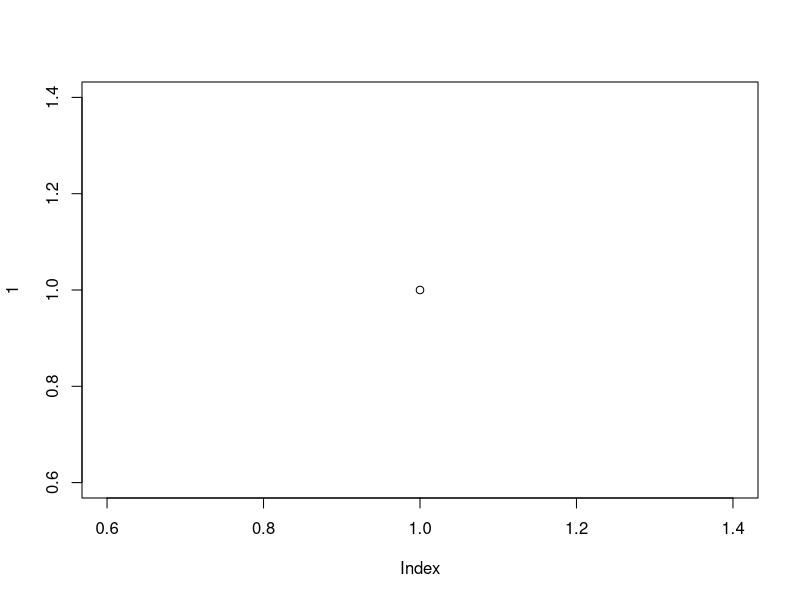
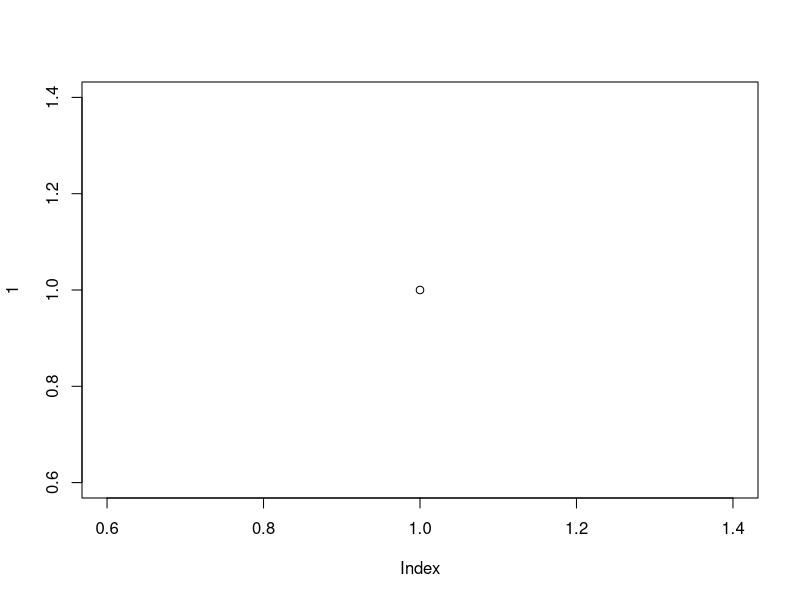
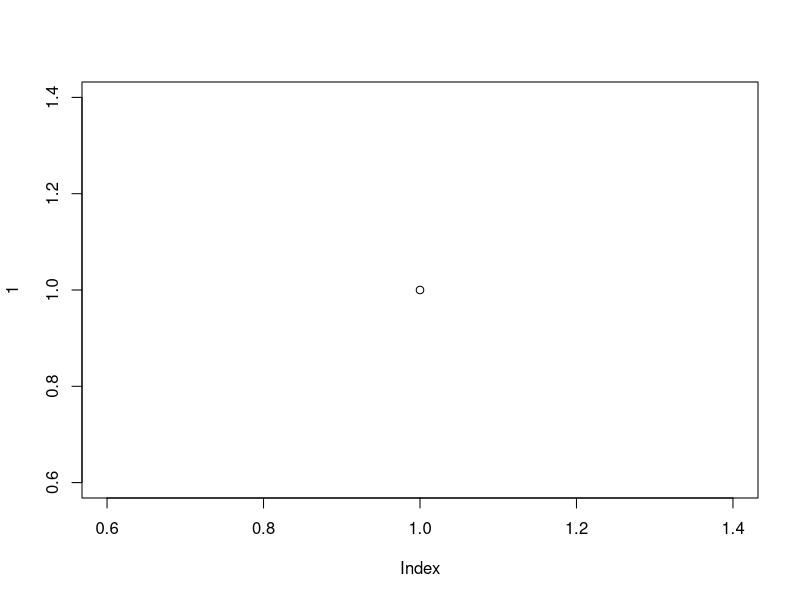

Write the R code that produced these figures, in order.
## ---- chunk 1
if(!require("vegan")) install.packages("vegan") # se esse pacote nao estiver instalado, instale!
if(!require("knitr")) install.packages("knitr")
## ---- chunk 2
data (mtcars)
kable(mtcars)
## ---- chunk 3
plot(1)
## ---- chunk 4
plot(1)
## ---- chunk 5
data("mtcars")

summary(lm(mpg~ carb, mtcars))
## ---- chunk 6
plot(1)
